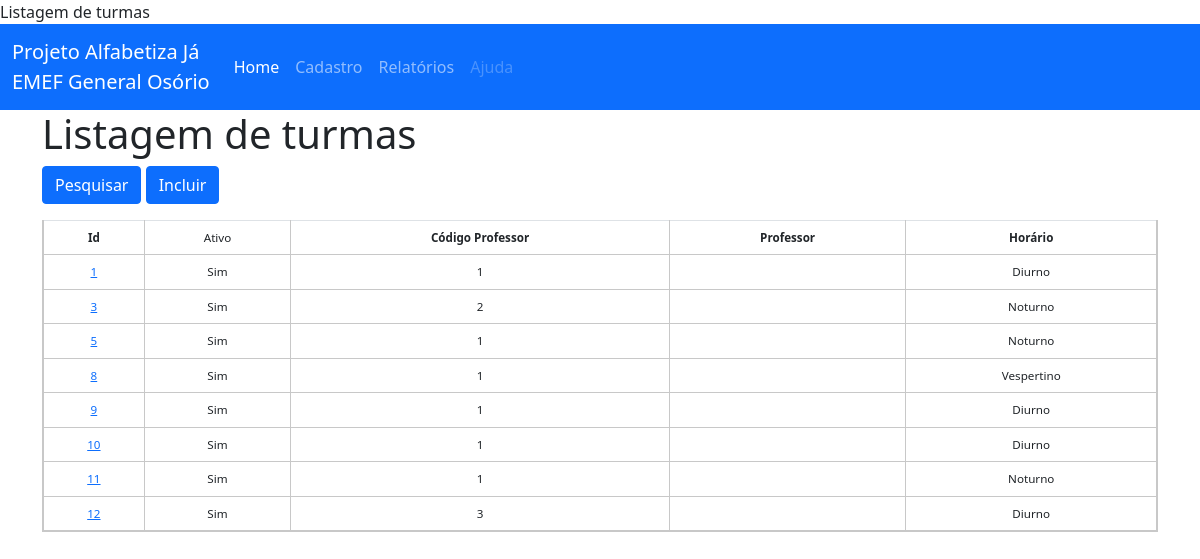
The app's page /mnucadastro/turmas with its own data.
### app.py (models this page shows)
class turmas(db.Model):
    trm_id = db.Column(db.Integer, primary_key=True, nullable=False,autoincrement=True)
    trm_ativo = db.Column(db.Boolean,default=True)
    trm_cod_prof = db.Column(db.Integer, nullable=False)
    trm_horario = db.Column(db.String(45))
    trm_obs = db.Column(db.String(150))

### app.py (the view)
@app.route('/mnucadastro/turmas', methods=('GET', 'POST'))
def cad_turmas():
    lista_trm = turmas.query.all()
    return render_template('turmas/turmas.html', lista_trm=lista_trm)

### templates/turmas/turmas.html
{% extends 'base.html' %}
{% block content %}
<h1>{% block title %}Listagem de turmas{% endblock %}</h1>
<p>
    <a href="{{ url_for('lst_trm')}}" class="btn btn-primary">Pesquisar</a>
    <a href="{{ url_for('inc_trm')}}" class="btn btn-primary">Incluir</a>
<br/>
<div>
  <table class="table table-bordered">
    <tr>
      <th>Id</th>
      <td>Ativo</td>
      <th>Código Professor</th>
      <th>Professor</th>
      <th>Horário</th>
    </tr>
    {% for lista in lista_trm %}
      <tr>
        <td> <a href="{{ url_for('alt_trm',id=lista['trm_id']) }}"> {{ lista['trm_id'] }} </a></td>
        <td>{% if lista['trm_ativo'] == True %}
             Sim
             {% else %}
             Não
            {% endif %}</td>
        <td>{{ lista['trm_cod_prof'] }}</td>
        <td>{{ lista.trn_cod_prof }}</td>
        <td>{{ lista['trm_horario'] }}</td>
      </tr>
    {% endfor %}
  </table>
</div>
</p>
{% endblock %}

### templates/base.html (shortened to what this page needs)
<!DOCTYPE html>
<html lang="pt-BR">
  <head>
    <link
      href="https://cdn.jsdelivr.net/npm/bootstrap@5.1.3/dist/css/bootstrap.min.css"
      rel="stylesheet"
    />
    <link href="\static\css\style.css" rel="stylesheet"
    <title>{% block title %} {% endblock %}</title>
  </head>
  <body>
    <nav class="navbar navbar-expand-lg navbar-dark bg-primary">
      <div class="container-fluid">
        <a class="navbar-brand" href="#"
          >Projeto Alfabetiza Já<br />EMEF General Osório</a
        >
        <div class="collapse navbar-collapse" id="navbarNav">
          <ul class="navbar-nav">
            <li class="nav-item">
              <a
                class="nav-link active"
                aria-current="page"
                href="{{url_for('index')}}"
                >Home</a
              >
            </li>
            <li class="nav-item">
              <a class="nav-link" href="{{url_for('mnucadastro')}}">Cadastro</a>
            </li>
            <li class="nav-item">
              <a class="nav-link" href="{{url_for('mnurelatorios')}}"
                >Relatórios</a
              >
            </li>
            <li class="nav-item">
              <a class="nav-link disabled">Ajuda</a>
            </li>
          </ul>
        </div>
      </div>
    </nav>
    <div class="container">
       {% block content %} {% endblock %}
    </div>
  </body>
</html>

### static/css/style.css (style rules this page uses)
td, th, tr, tbody { border-bottom: 2px solid #c8c8c8; border-left: 2px solid #c8c8c8; border-right: 2px solid #c8c8c8; border-collapse: collapse; text-align: center; padding: 10px; margin-bottom: 40px; font-size: 0.9em; }

### records on screen
turmas: trm_id "1", trm_ativo "Sim", trm_cod_prof "1", trm_horario "Diurno"
turmas: trm_id "3", trm_ativo "Sim", trm_cod_prof "2", trm_horario "Noturno"
turmas: trm_id "5", trm_ativo "Sim", trm_cod_prof "1", trm_horario "Noturno"
turmas: trm_id "8", trm_ativo "Sim", trm_cod_prof "1", trm_horario "Vespertino"
turmas: trm_id "9", trm_ativo "Sim", trm_cod_prof "1", trm_horario "Diurno"
turmas: trm_id "10", trm_ativo "Sim", trm_cod_prof "1", trm_horario "Diurno"
turmas: trm_id "11", trm_ativo "Sim", trm_cod_prof "1", trm_horario "Noturno"
turmas: trm_id "12", trm_ativo "Sim", trm_cod_prof "3", trm_horario "Diurno"
